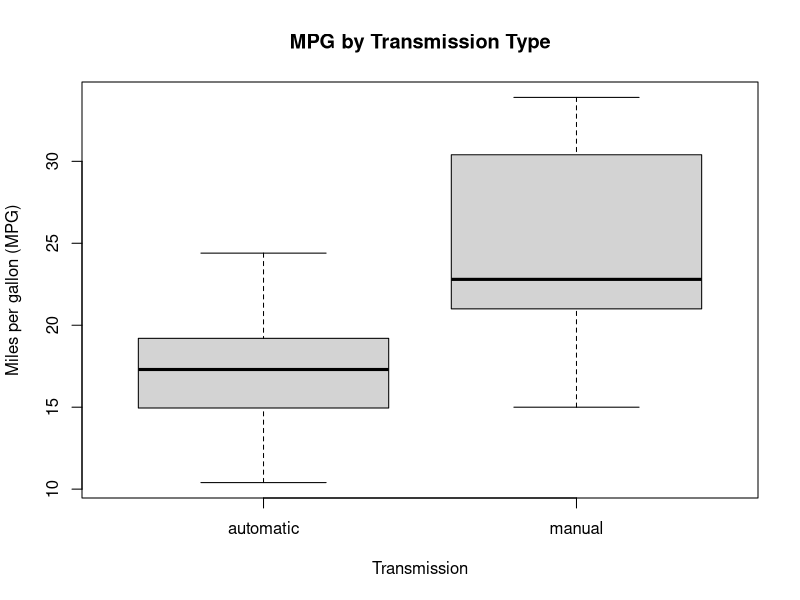
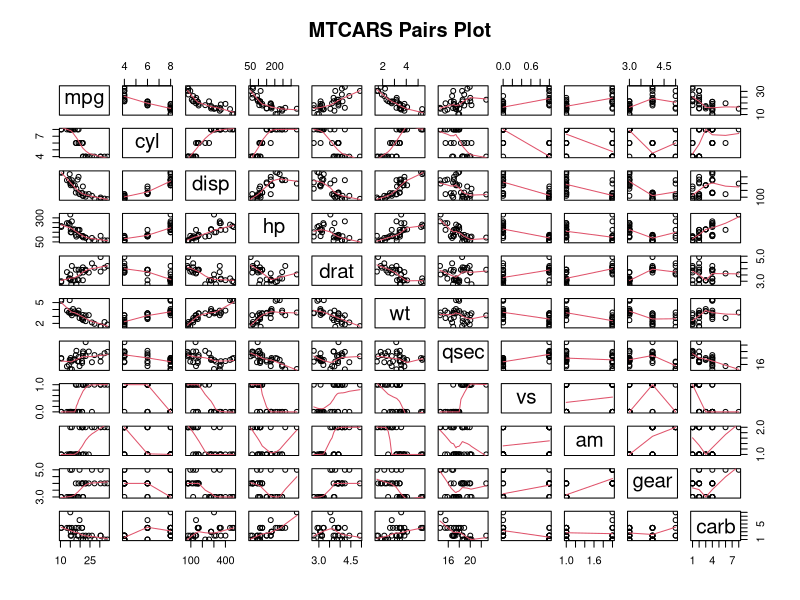
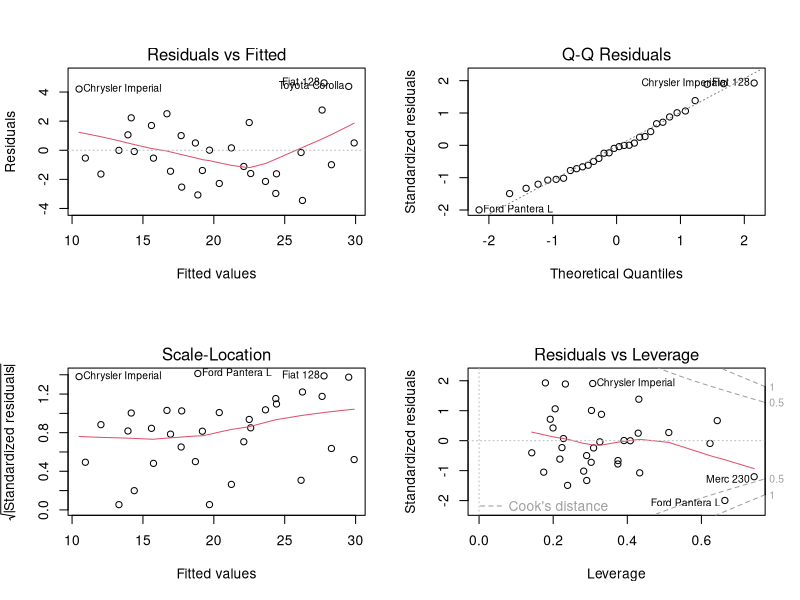
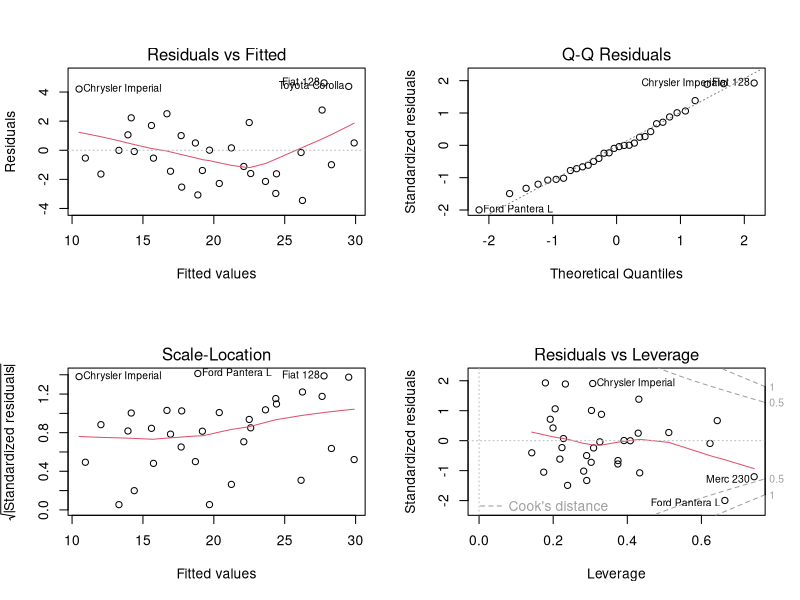

Generate these figures, in order, with R:
## ---- chunk 1
require(datasets)
data(mtcars)
## ---- chunk 2
# convert transimission variable into a factor variable
mtcars$am <- as.factor(mtcars$am)

# renaming the levels to automatic vs. manual
levels(mtcars$am) <- c("automatic", "manual")
## ---- chunk 3
boxplot(mpg ~ am, data = mtcars,
        main = "MPG by Transmission Type",
        xlab = "Transmission",
        ylab = "Miles per gallon (MPG)")
## ---- chunk 4
## see appendix 2 for the pairs plot
pairs(mtcars, panel=panel.smooth, main="MTCARS Pairs Plot")
## ---- chunk 5
# see Appendix 3 for summary
fit1 <- lm(mpg ~ am, mtcars)
summary(fit1)
## ---- chunk 6
# see Appendix 4 for summary
fit2 <- lm(mpg ~ ., mtcars)
summary(fit2)
## ---- chunk 7
par(mfrow = c(2,2))
plot(fit2)
## ---- chunk 8
require(car)
data.frame(vif(fit2))
## ---- chunk 9
fit3 <- lm(mpg ~ wt + am, mtcars)
fit4 <- lm(mpg ~ wt + am + qsec, mtcars)
fit5 <- lm(mpg ~ wt + am + qsec + hp, mtcars)
fit6 <- lm(mpg ~ wt + am + qsec + hp + disp, mtcars)

anova(fit1, fit2, fit3, fit4, fit5, fit6)
## ---- chunk 10
summary(fit4)
## ---- chunk 11
par(mfrow = c(2,2))
plot(fit2)
## ---- chunk 12
data.frame(vif(fit4))
## ---- chunk 13

## ---- chunk 14

## ---- chunk 15

## ---- chunk 16

## ---- chunk 17

## ---- chunk 18

## ---- chunk 19

## ---- chunk 20

## ---- chunk 21

## ---- chunk 22

